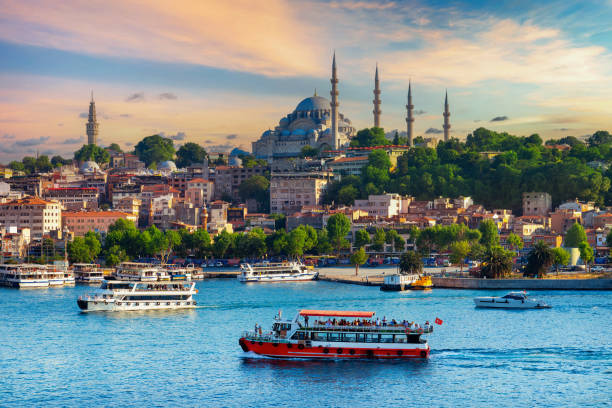
#> input picture python_data/ders08/resim1.jpg, 612 x 408 px
$ python dosya2.py
#> lines starting #> are read from the running program, lines starting #| are printed output that depends on the picture
# dışarıdan girilen değere göre resim dosyasını boyutlandırma
import cv2
genislik = int(input("Genişlik değeri giriniz: "))
#> the answer given: 3
yukseklik = int(input("Yükseklik değeri giriniz: "))
#> the answer given: 3

x, y = 800, 600

resim1 = cv2.imread("./resim1.jpg")
#> resim1 is the input picture: shape (408, 612, 3); mean B, G, R 137.9, 137.4, 124.1
# resmin gir tonlu olması daha az pikseli kapsadığı için gri tonlu yapılır
# görserli okuma işleminde blue, green, red değerleri okunur
print(resim1.shape) # y, x, boyut(ndim)
#| (408, 612, 3)
gri_resim = cv2.cvtColor(resim1, cv2.COLOR_BGR2GRAY)
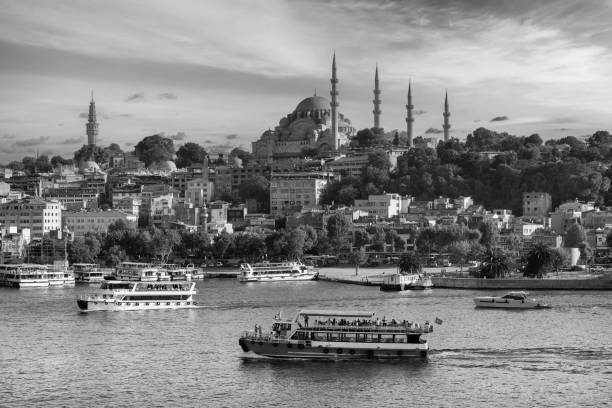
#> gri_resim: shape (408, 612); min 0, max 255, mean 133.5
boyutlandir = cv2.resize(gri_resim, (genislik, yukseklik))
#> boyutlandir = [[160, 208, 227], [43, 65, 41], [173, 48, 158]]

#> (the run stopped early here; a loop or call above may not have finished)
